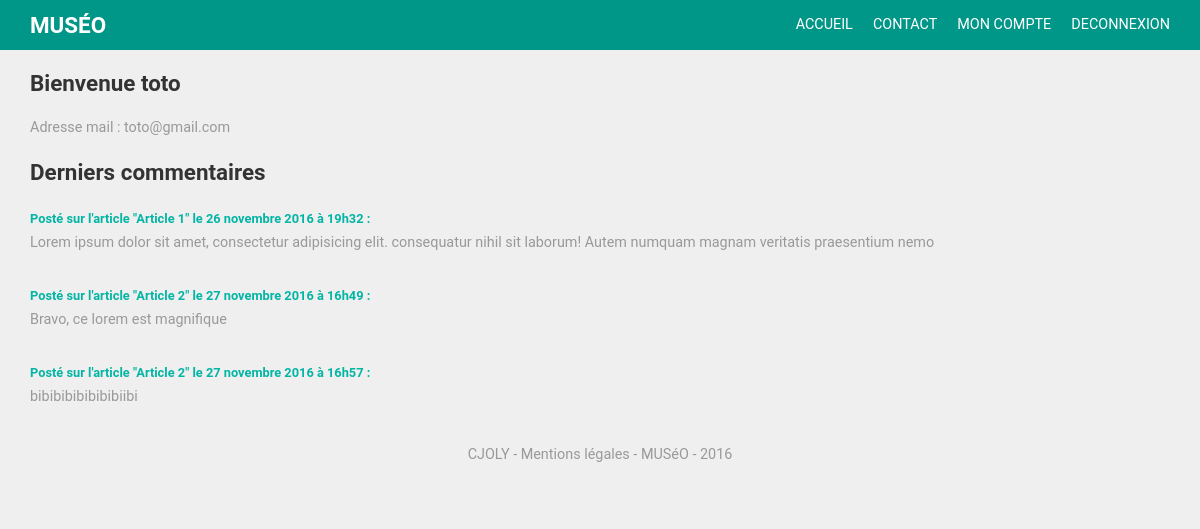
The page /compte.php (signed in) on the database as committed earlier.
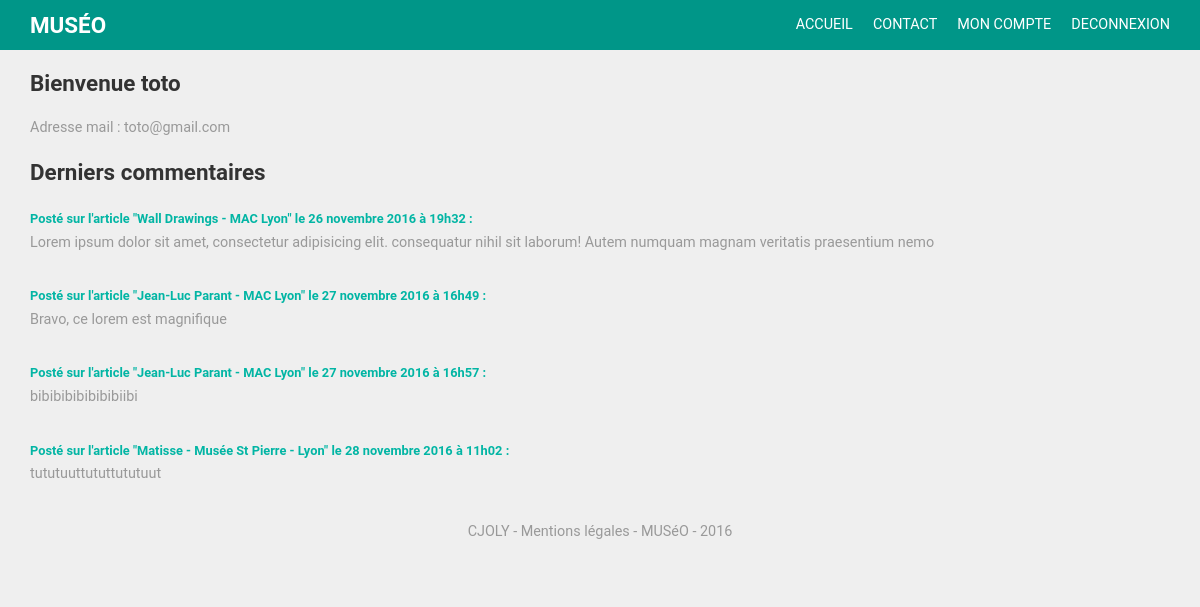
The same page on the database as committed later.
### tables this page shows
CREATE TABLE `commentaires` (
  `id` int(4) NOT NULL,
  `id_membre` int(3) NOT NULL,
  `id_article` int(3) NOT NULL,
  `commentaire` text NOT NULL,
  `publication` datetime NOT NULL DEFAULT CURRENT_TIMESTAMP
);

CREATE TABLE `articles` (
  `id` int(3) NOT NULL,
  `titre` varchar(40) NOT NULL,
  `accroche` varchar(200) NOT NULL,
  `contenu` text NOT NULL,
  `publication` datetime NOT NULL DEFAULT CURRENT_TIMESTAMP,
  `image` varchar(30) NOT NULL
);

### fonctions/membre.php (called while the page is built, shortened)
<?php
function infos() {
    global $bdd;
    $membre = $bdd->prepare("SELECT pseudo, email FROM membres WHERE id = ?");
    $membre->execute([$_SESSION["membre"]]);
    $membre = $membre->fetch();
    return $membre;
}
?>

### fonctions/blog.php (called while the page is built, shortened)
<?php
function format_date($publication){
  $publication  = explode(" ", $publication);
  $date = explode("-" , $publication[0]);
  $heure = explode(":", $publication[1]);
  $mois= ["", "janvier", "février", "mars", "avril", "mai", "juin", "juillet", "août", "septembre", "octobre", "novembre", "décembre"];
  $resultat = $date[2] . ' ' . $mois[(int)$date[1]] . ' ' . $date[0] . ' à ' . $heure[0] . 'h' . $heure[1];
  return $resultat;
}
function commentaires_user() {
    global $bdd;
    $commentaires = $bdd->prepare("SELECT commentaires.*, articles.titre FROM commentaires INNER JOIN articles ON commentaires.id_article = articles.id AND commentaires.id_membre = ?");
    $commentaires->execute([$_SESSION["membre"]]);
    $commentaires = $commentaires->fetchAll();
    return $commentaires;
}
 ?>

### compte.php (the view, shortened to what this page needs)
<?php
require_once "fonctions/bdd.php";
include_once "fonctions/membre.php";
include_once "fonctions/blog.php";
$infos = infos();
$commentaires = commentaires_user();
?>
<!DOCTYPE html>
<html lang="fr">
<head>
    <link rel="stylesheet" href="https://maxcdn.bootstrapcdn.com/bootstrap/3.3.5/css/bootstrap.min.css">
    <link rel="stylesheet" href="main.css">
</head>
<body>
    <?php include "header.php" ?>
    <div class="container commentaires">
        <div class="row">
            <div class="col-xs-12">
                <h1>Bienvenue <?= $infos["pseudo"] ?></h1>
            </div>
        </div>
        <div class="row">
            <div class="col-xs-12">
                <p>Adresse mail : <?= $infos["email"] ?></p>
            </div>
        </div>
        <div class="row">
            <div class="col-xs-12">
                <h1>Derniers commentaires</h1>
            </div>
        </div>
        <?php
        foreach($commentaires as $commentaire) :
        ?>
        <div class="row commentaire">
            <div class="col-xs-12">
                <p class="date">Posté sur l'article "<?= $commentaire["titre"] ?>" le <time datetime="<?= $commentaire["publication"] ?>"><?= format_date($commentaire["publication"]) ?></time> :</p>
                <p><?= $commentaire["commentaire"] ?></p>
            </div>
        </div>
        <?php
        endforeach;
        ?>
        <?php include_once "footer.php" ?>
    </div>
</body>
</html>

Rows that differ between the two databases and show on the page:
changed through a linked row, commentaires: id_article.titre "Article 1" → "Wall Drawings - MAC Lyon"
changed through a linked row, commentaires "Bravo, ce lorem est magnifique": id_article.titre "Article 2" → "Jean-Luc Parant - MAC Lyon"
changed through a linked row, commentaires "bibibibibibibibiibi": id_article.titre "Article 2" → "Jean-Luc Parant - MAC Lyon"
added commentaires: id_article.titre "Matisse - Musée St Pierre - Lyon", publication "28 novembre 2016 à 11h02", commentaire "tututuuttututtututuut"
